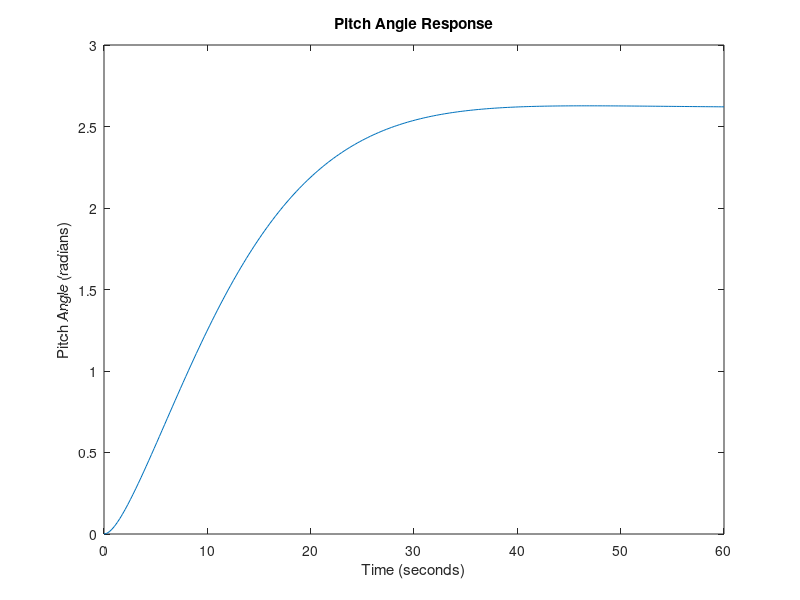

Write MATLAB code to recreate this figure.
%% 
'(ch4p1) Example 4.6'       % Display label.
p1 = [1 3+7*i];             % Define polynomial containing
                            % first pole.
p2 = [1 3 -7*i];            % Define polynomial containing
                            % second pole.
deng = conv(p1, p2);        % Multiply the two polynomials to
                            % find the 2nd order polynomial,
                            % as^2+bs+c.
omegan = sqrt(deng(3)/deng(1)) % Calculate the natural frequency,
                            % sqrt(c/a).
zeta = (deng(2)/deng(1))/(2*omegan)
                            % Calculate damping ratio,
                            % ((b/a)/2*wn).
Ts = 4/(zeta*omegan)        % Calculate settling time,
                            % (4/z*wn).
Tp = pi/(omegan*sqrt(1-zeta^2)) % Calculate peak time,
                            % pi/wn*sqrt(1-z^2).
pos = 100*exp(-zeta*pi/sqrt(1-zeta^2))
                            % Calculate percent overshoot
                            % (100*e^(-z*pi/sqrt(1-z^2)).

%% 
'(ch4p2) Example 4.8'       % Display label.
'Test Run'                  % Display label.
clf                         % Clear graph.
numt1 = [24.542];           % Define numerator of T1.
dent1 = [1 4 24.542];       % Define denominator of T1.
'T1(s)'                     % Display label.
T1 = tf(numt1, dent1)       % Create and display T1(s).
step(T1)                    % Run a demonstration step response
                            % plot
title('Test Run of T1(s)')  % Add title to graph.
pause

'Complete Run'              % Display label.
[y1, t1] = step(T1);        % Run step response of T1 and
                            % collect points.
numt2 = [245.42];           % Define numerator of T2.
p1 = [1 10];                % Define (s+10) in denominator
                            % of T2.
p2 = [1 4 24.542];          % Define (s^2+4s+24.542) in
                            % denominator of T2.
dent2 = conv(p1, p2);       % Multiply (s + 10)(s^2+4s+24.542)
                            % for denominator of T2.
'T2(s)'                     % Display label.
T2 = tf(numt2, dent2)       % Create and display T2.
[y2, t2] = step(T2);        % Run step response of T2 and
                            % collect points.
numt3 = [73.626];           % Define numerator of T3.
p3 = [1 3];                 % Define (s+3) in denominator
                            % of T3.
dent3 = conv(p3, p2);       % Multiply (s+3) (s^2+4s+24.542)
                            % for denominator of T3.
'T3(s)'                     % Display label.
T3 = tf(numt3, dent3)       % Create and display T3.
[y3, t3] = step(T3);        % Run step response of T3 and
                            % collect points.
clf                         % Clear graph.
plot(t1, y1, t2, y2, t3, y3) % Plot acquired points with all
                            % three plots on one graph.
title('Step Responses of T1(s), T2(s), and T3(s)')
                            % Add title to graph.
xlabel('Time(seconds)')     % Add time axis label.
ylabel('Normalized Response') % Add response axis label.
text(0.7, 0.7, 'c3(t)')    % Label step response of T1.
text(0.7, 1.1, 'c2(t)')    % Label step response of T2.
text(0.5, 1.3, 'c1(t)')    % Label step response of T3.
pause
step(T1, T2, T3)            % Use alternate method of plotting
                            % step responses.
title('Step Responses of T1(s), T2(s), and T3(s)')
                            % Add title to graph.

%% 
'(ch4p3)'                   % Display label.
clf                         % Clear graph.
A = [0 1 0; 0 0 1; -24 -26 -9]; % Generate A matrix.
B = [0; 0; 1];              % Generate B vector.
C = [2 7 1];                % Generate C vector.
D = 0;                      % Generate D.
T = ss(A, B, C, D)          % Generate LTI object, T, in state
                            % space and display.
t = 0:0.1:10;               % Define range of time for plot.
step(T, t)                  % Plot step response for given
                            % range of time.
grid on                     % Turn grid on for plot.

%% 
'(ch4p4) Antenna Control Case Study'
                            % Display label.
clf                         % Clear graph.
numg = [2 0 .83];           % Define numerator of G(s).
deng = [1 101.71 171];      % Define denominator of G(s).
'G(s)'                      % Display label.
G = tf(numg, deng)          % Form and display transfer
                            % Function G(s).
step(G);                    % Generate step response.
title('Angular Velocity Response')
                            % Add title.

%% 
'(ch4p5) UFSS Case Study'   % Display label.
clf                         % Clear graph.
'(a)'                       % Display label.
numg = 0.0169;              % Define numerator of 2nd order
                            % approximation of G(s).
deng = [1 0.226 0.0169];    % Define 2nd order term of
                            % denominator of G(s).
'G(s)'                      % Display label.
G = tf(numg, deng)          % Create and display G(s).
omegan = sqrt(deng(3))      % Find natural frequency.
zeta = deng(2)/(2 * omegan) % Find damping ratio.
Ts = 4/(zeta*omegan)        % Find settling time.
Tp = pi/(omegan*sqrt(1-zeta^2)) % Find peak time.
pos = exp(-zeta*pi/sqrt(1-zeta^2))*100
                            % Find percent overshoot.
t = 0:0.1:35;               % Limit time to find rise time. t=0
                            % to 35 in steps of 0.1.
[y, t] = step(G, t);        % Generate and save points of step
                            % response over defined range of t.
Tlow = interp1(y, t, 0.1);  % Search table for time when
                            % y=0.1*finalvalue.
Thi = interp1(y, t, 0.9);   % Search table for
                            % time=0.9*finalvalue.
Tr = Thi-Tlow               % Calculate rise time.

'(b)'                       % Display label.
numc = 0.125*[1 0.435];     % Define numerator of C(s).
denc = conv(poly([0 -1.23]), [1 0.226 0.0169]);
                            % Define denominator of C(s).
[K, p, k] = residue(numc, denc) % Find partial-fraction expansion.

'(d)'                       % Display label.
numg = 0.125*[1 0.435];     % Define numerator of G(s).
deng = conv([1 1.23], [1 0.226 0.0169]);
                            % Define denominator of G(s).
'G(s)'                      % Display label.
G = tf(numg, deng)          % Create and display G(s).
[y, t] = step(G);           % Generate complete step response
                            % and collect points.
plot(t, y)                  % Plot points.
title('Pitch Angle Response') % Add title.
xlabel('Time (seconds)')    % label time axis.
ylabel('Pitch Angle (radians)') % Label y-axis.
